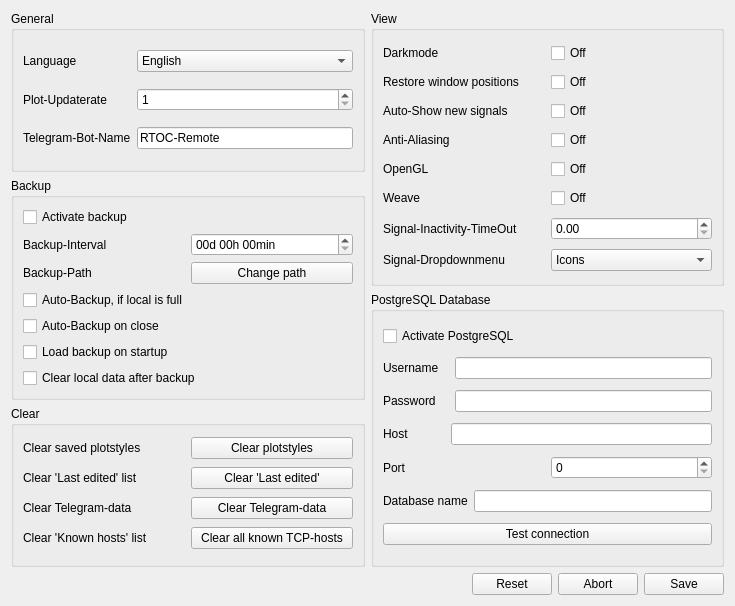
<?xml version="1.0" encoding="UTF-8"?>
<ui version="4.0">
 <class>Form</class>
 <widget class="QWidget" name="Form">
  <property name="geometry">
   <rect>
    <x>0</x>
    <y>0</y>
    <width>735</width>
    <height>606</height>
   </rect>
  </property>
  <property name="windowTitle">
   <string>Settings</string>
  </property>
  <layout class="QVBoxLayout" name="verticalLayout_4">
   <item>
    <layout class="QHBoxLayout" name="horizontalLayout_2">
     <item>
      <layout class="QVBoxLayout" name="verticalLayout">
       <item>
        <widget class="QGroupBox" name="groupBox">
         <property name="title">
          <string>General</string>
         </property>
         <layout class="QGridLayout" name="gridLayout">
          <item row="3" column="1">
           <widget class="QSpinBox" name="refreshRateSpinBox">
            <property name="minimum">
             <number>1</number>
            </property>
           </widget>
          </item>
          <item row="3" column="0">
           <widget class="QLabel" name="label_4">
            <property name="text">
             <string>Plot-Updaterate</string>
            </property>
           </widget>
          </item>
          <item row="4" column="0">
           <widget class="QLabel" name="label_5">
            <property name="text">
             <string>Telegram-Bot-Name</string>
            </property>
           </widget>
          </item>
          <item row="4" column="1">
           <widget class="QLineEdit" name="telegramNameLineEdit">
            <property name="text">
             <string>RTOC-Remote</string>
            </property>
           </widget>
          </item>
          <item row="0" column="0">
           <widget class="QLabel" name="label">
            <property name="text">
             <string>Language</string>
            </property>
           </widget>
          </item>
          <item row="0" column="1">
           <widget class="QComboBox" name="languageComboBox">
            <item>
             <property name="text">
              <string>English</string>
             </property>
            </item>
            <item>
             <property name="text">
              <string>Deutsch</string>
             </property>
            </item>
           </widget>
          </item>
         </layout>
        </widget>
       </item>
       <item>
        <widget class="QGroupBox" name="groupBox_4">
         <property name="title">
          <string>Backup</string>
         </property>
         <layout class="QVBoxLayout" name="verticalLayout_2">
          <item>
           <widget class="QCheckBox" name="backupCheckbox">
            <property name="text">
             <string>Activate backup</string>
            </property>
           </widget>
          </item>
          <item>
           <layout class="QHBoxLayout" name="horizontalLayout_3">
            <property name="topMargin">
             <number>0</number>
            </property>
            <item>
             <widget class="QLabel" name="label_16">
              <property name="text">
               <string>Backup-Interval</string>
              </property>
             </widget>
            </item>
            <item>
             <widget class="QDateTimeEdit" name="backupTimeEdit">
              <property name="date">
               <date>
                <year>2000</year>
                <month>1</month>
                <day>1</day>
               </date>
              </property>
              <property name="minimumDate">
               <date>
                <year>2000</year>
                <month>1</month>
                <day>1</day>
               </date>
              </property>
              <property name="displayFormat">
               <string>ss'd' HH'h' mm'min'</string>
              </property>
              <property name="currentSectionIndex">
               <number>0</number>
              </property>
             </widget>
            </item>
           </layout>
          </item>
          <item>
           <layout class="QHBoxLayout" name="horizontalLayout_4">
            <property name="topMargin">
             <number>0</number>
            </property>
            <item>
             <widget class="QLabel" name="label_17">
              <property name="text">
               <string>Backup-Path</string>
              </property>
             </widget>
            </item>
            <item>
             <widget class="QPushButton" name="backupDirButton">
              <property name="text">
               <string>Change path</string>
              </property>
             </widget>
            </item>
           </layout>
          </item>
          <item>
           <widget class="QCheckBox" name="backupIfFullCheckbox">
            <property name="text">
             <string>Auto-Backup, if local is full</string>
            </property>
           </widget>
          </item>
          <item>
           <widget class="QCheckBox" name="backupAutoOnCloseCheckbox">
            <property name="text">
             <string>Auto-Backup on close</string>
            </property>
           </widget>
          </item>
          <item>
           <widget class="QCheckBox" name="backupLoadOnOpenCheckbox">
            <property name="text">
             <string>Load backup on startup</string>
            </property>
           </widget>
          </item>
          <item>
           <widget class="QCheckBox" name="backupClearCheckbox">
            <property name="text">
             <string>Clear local data after backup</string>
            </property>
           </widget>
          </item>
         </layout>
        </widget>
       </item>
       <item>
        <widget class="QGroupBox" name="groupBox_2">
         <property name="title">
          <string>Clear</string>
         </property>
         <layout class="QGridLayout" name="gridLayout_2">
          <item row="0" column="0">
           <widget class="QLabel" name="label_2">
            <property name="text">
             <string>Clear saved plotstyles</string>
            </property>
           </widget>
          </item>
          <item row="1" column="0">
           <widget class="QLabel" name="label_3">
            <property name="text">
             <string>Clear 'Last edited' list</string>
            </property>
           </widget>
          </item>
          <item row="0" column="1">
           <widget class="QPushButton" name="clearSignalStylesButton">
            <property name="text">
             <string>Clear plotstyles</string>
            </property>
           </widget>
          </item>
          <item row="2" column="1">
           <widget class="QPushButton" name="clearTelegramClientListButton">
            <property name="text">
             <string>Clear Telegram-data</string>
            </property>
           </widget>
          </item>
          <item row="2" column="0">
           <widget class="QLabel" name="label_6">
            <property name="text">
             <string>Clear Telegram-data</string>
            </property>
           </widget>
          </item>
          <item row="1" column="1">
           <widget class="QPushButton" name="clearLastEditedListButton">
            <property name="text">
             <string>Clear 'Last edited'</string>
            </property>
           </widget>
          </item>
          <item row="3" column="0">
           <widget class="QLabel" name="label_7">
            <property name="text">
             <string>Clear 'Known hosts' list</string>
            </property>
           </widget>
          </item>
          <item row="3" column="1">
           <widget class="QPushButton" name="clearTCPHostListButton">
            <property name="text">
             <string>Clear all known TCP-hosts</string>
            </property>
           </widget>
          </item>
         </layout>
        </widget>
       </item>
      </layout>
     </item>
     <item>
      <layout class="QVBoxLayout" name="verticalLayout_3">
       <item>
        <widget class="QGroupBox" name="groupBox_3">
         <property name="title">
          <string>View</string>
         </property>
         <layout class="QGridLayout" name="gridLayout_3">
          <item row="6" column="0">
           <widget class="QLabel" name="label_15">
            <property name="text">
             <string>Signal-Inactivity-TimeOut</string>
            </property>
           </widget>
          </item>
          <item row="8" column="1">
           <widget class="QComboBox" name="signalDropDownComboBox">
            <item>
             <property name="text">
              <string>Icons</string>
             </property>
            </item>
            <item>
             <property name="text">
              <string>Text</string>
             </property>
            </item>
           </widget>
          </item>
          <item row="4" column="1">
           <widget class="QCheckBox" name="openGLCheckBox">
            <property name="text">
             <string>Off</string>
            </property>
           </widget>
          </item>
          <item row="4" column="0">
           <widget class="QLabel" name="label_12">
            <property name="text">
             <string>OpenGL</string>
            </property>
           </widget>
          </item>
          <item row="8" column="0">
           <widget class="QLabel" name="label_9">
            <property name="text">
             <string>Signal-Dropdownmenu</string>
            </property>
           </widget>
          </item>
          <item row="2" column="0">
           <widget class="QLabel" name="label_10">
            <property name="text">
             <string>Auto-Show new signals</string>
            </property>
           </widget>
          </item>
          <item row="5" column="0">
           <widget class="QLabel" name="label_13">
            <property name="text">
             <string>Weave</string>
            </property>
           </widget>
          </item>
          <item row="5" column="1">
           <widget class="QCheckBox" name="weaveCheckBox">
            <property name="text">
             <string>Off</string>
            </property>
           </widget>
          </item>
          <item row="2" column="1">
           <widget class="QCheckBox" name="autoShowCheckBox">
            <property name="text">
             <string>Off</string>
            </property>
           </widget>
          </item>
          <item row="3" column="0">
           <widget class="QLabel" name="label_11">
            <property name="text">
             <string>Anti-Aliasing</string>
            </property>
           </widget>
          </item>
          <item row="3" column="1">
           <widget class="QCheckBox" name="antialiasingCheckBox">
            <property name="text">
             <string>Off</string>
            </property>
           </widget>
          </item>
          <item row="0" column="1">
           <widget class="QCheckBox" name="darkmodeCheckBox">
            <property name="text">
             <string>Off</string>
            </property>
           </widget>
          </item>
          <item row="1" column="0">
           <widget class="QLabel" name="label_14">
            <property name="text">
             <string>Restore window positions</string>
            </property>
           </widget>
          </item>
          <item row="0" column="0">
           <widget class="QLabel" name="label_8">
            <property name="text">
             <string>Darkmode</string>
            </property>
           </widget>
          </item>
          <item row="1" column="1">
           <widget class="QCheckBox" name="restoreWidgetPositionCheckBox">
            <property name="text">
             <string>Off</string>
            </property>
           </widget>
          </item>
          <item row="6" column="1">
           <widget class="QDoubleSpinBox" name="timeOutSpinBox">
            <property name="singleStep">
             <double>0.100000000000000</double>
            </property>
           </widget>
          </item>
         </layout>
        </widget>
       </item>
       <item>
        <widget class="QGroupBox" name="groupBox_5">
         <property name="title">
          <string>PostgreSQL Database</string>
         </property>
         <layout class="QVBoxLayout" name="verticalLayout_5">
          <item>
           <widget class="QCheckBox" name="postgresqlCheckbox">
            <property name="text">
             <string>Activate PostgreSQL</string>
            </property>
           </widget>
          </item>
          <item>
           <layout class="QHBoxLayout" name="horizontalLayout_5">
            <property name="topMargin">
             <number>0</number>
            </property>
            <item>
             <widget class="QLabel" name="label_18">
              <property name="text">
               <string>Username   </string>
              </property>
             </widget>
            </item>
            <item>
             <widget class="QLineEdit" name="postgresqlUserLineEdit"/>
            </item>
           </layout>
          </item>
          <item>
           <layout class="QHBoxLayout" name="horizontalLayout_6">
            <property name="topMargin">
             <number>0</number>
            </property>
            <item>
             <widget class="QLabel" name="label_19">
              <property name="text">
               <string>Password    </string>
              </property>
             </widget>
            </item>
            <item>
             <widget class="QLineEdit" name="postgresqlPasswordLineEdit"/>
            </item>
           </layout>
          </item>
          <item>
           <layout class="QHBoxLayout" name="horizontalLayout_7">
            <property name="topMargin">
             <number>0</number>
            </property>
            <item>
             <widget class="QLabel" name="label_20">
              <property name="text">
               <string>Host           </string>
              </property>
             </widget>
            </item>
            <item>
             <widget class="QLineEdit" name="postgresqlHostLineEdit"/>
            </item>
           </layout>
          </item>
          <item>
           <layout class="QHBoxLayout" name="horizontalLayout_8">
            <property name="topMargin">
             <number>0</number>
            </property>
            <item>
             <widget class="QLabel" name="label_21">
              <property name="text">
               <string>Port</string>
              </property>
             </widget>
            </item>
            <item>
             <widget class="QSpinBox" name="postgresqlPortSpinBox">
              <property name="maximum">
               <number>99999</number>
              </property>
             </widget>
            </item>
           </layout>
          </item>
          <item>
           <layout class="QHBoxLayout" name="horizontalLayout_9">
            <property name="topMargin">
             <number>0</number>
            </property>
            <item>
             <widget class="QLabel" name="label_22">
              <property name="text">
               <string>Database name</string>
              </property>
             </widget>
            </item>
            <item>
             <widget class="QLineEdit" name="postgresqlNameLineEdit"/>
            </item>
           </layout>
          </item>
          <item>
           <widget class="QPushButton" name="postgresqlCheckButton">
            <property name="text">
             <string>Test connection</string>
            </property>
           </widget>
          </item>
         </layout>
        </widget>
       </item>
      </layout>
     </item>
    </layout>
   </item>
   <item>
    <layout class="QHBoxLayout" name="horizontalLayout">
     <item>
      <spacer name="horizontalSpacer">
       <property name="orientation">
        <enum>Qt::Horizontal</enum>
       </property>
       <property name="sizeHint" stdset="0">
        <size>
         <width>40</width>
         <height>20</height>
        </size>
       </property>
      </spacer>
     </item>
     <item>
      <widget class="QPushButton" name="resetButton">
       <property name="text">
        <string>Reset</string>
       </property>
      </widget>
     </item>
     <item>
      <widget class="QPushButton" name="abortButton">
       <property name="text">
        <string>Abort</string>
       </property>
      </widget>
     </item>
     <item>
      <widget class="QPushButton" name="saveButton">
       <property name="text">
        <string>Save</string>
       </property>
      </widget>
     </item>
    </layout>
   </item>
  </layout>
 </widget>
 <resources/>
 <connections/>
</ui>
